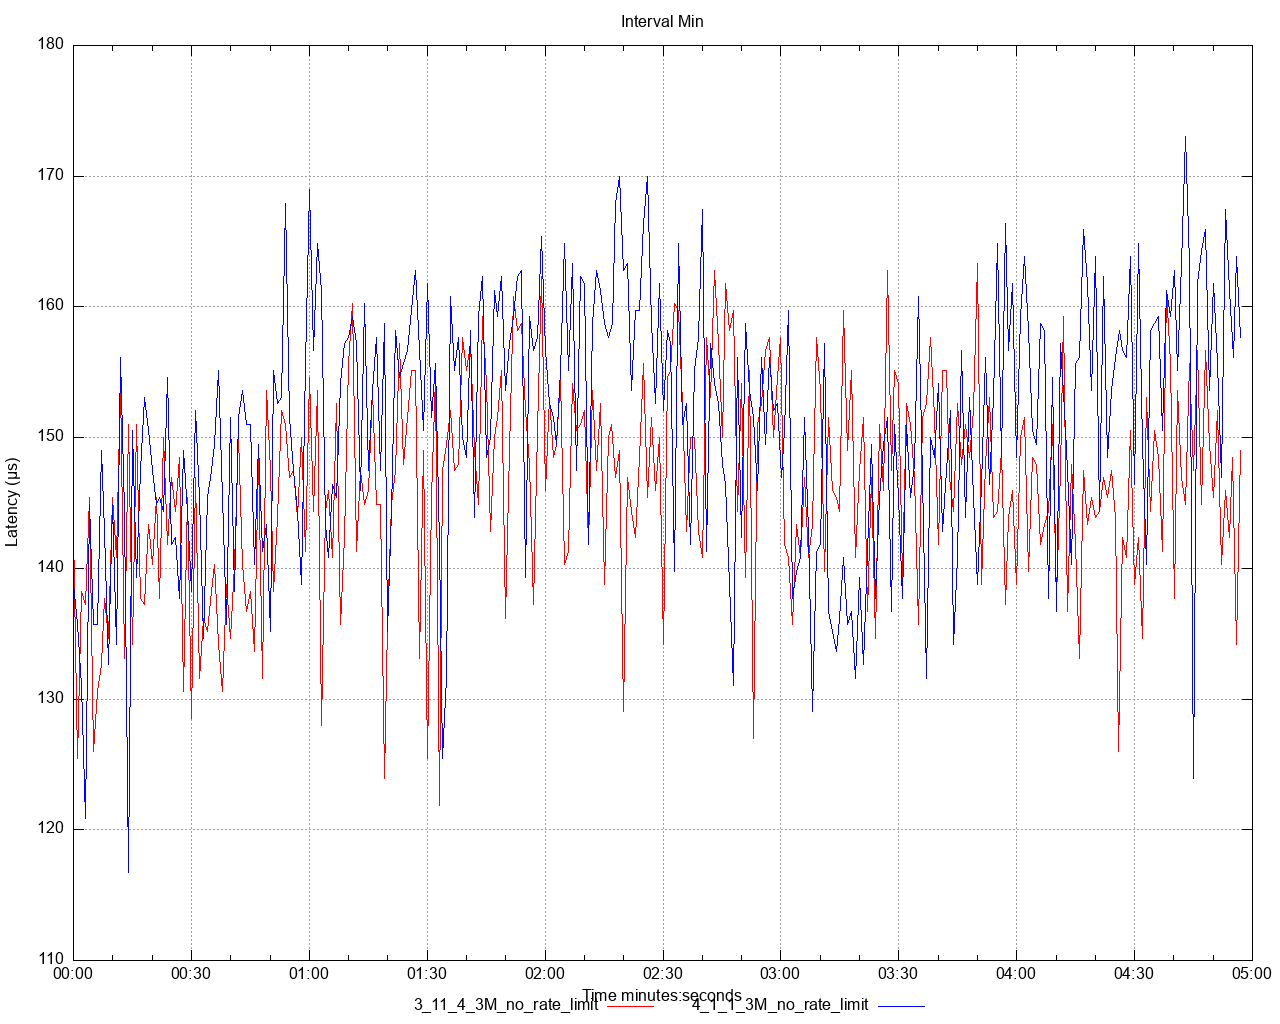

Recreate this plot in gnuplot.
set title 'Interval Min' noenhanced
set style data lines
set datafile separator ","
set terminal png size 1280,1024
set grid
set key below
set xdata time
set timefmt "%s"
offset = 0
t0(x)=(offset=($0==0) ? x : offset, x - offset)
set xlabel 'Time minutes:seconds'
set ylabel 'Latency (μs)'
set output '/Users/ahmet.mircik/simulator/tests/report_3M_no_rate_limit/latency/latency_interval_min_get.png'
plot \
   '/Users/ahmet.mircik/simulator/tests/report_3M_no_rate_limit/data/latency_interval_min_get_1.data' using (t0(timecolumn(1))):2 title "3_11_4_3M_no_rate_limit" noenhanced lt rgb "red", \
   '/Users/ahmet.mircik/simulator/tests/report_3M_no_rate_limit/data/latency_interval_min_get_2.data' using (t0(timecolumn(1))):2 title "4_1_1_3M_no_rate_limit" noenhanced lt rgb "blue", \
